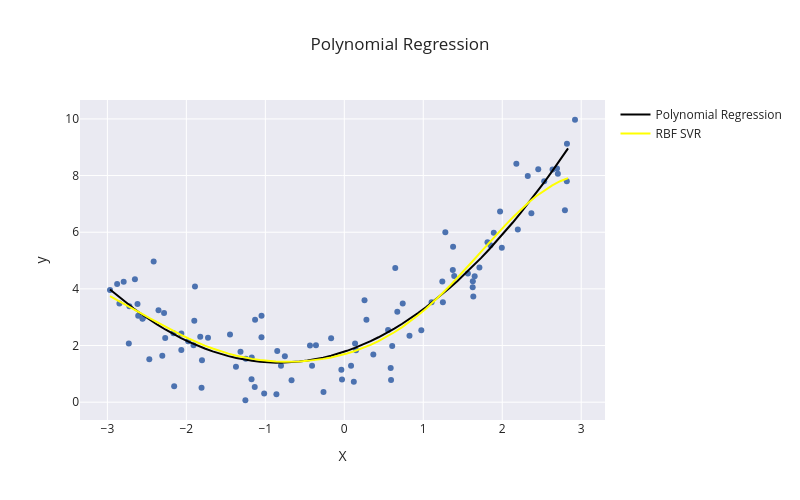

Here is the notebook cell this chart was saved with:
### Code cell
# Visualising the Polynomial Regression and SVR results

x = np.arange(X.min(), X.max(), 0.1).reshape(-1, 1)
y_lr = poly_reg.predict(x)
y_svr = rbf_svr.predict(x)

fig = px.scatter(x=X.flatten(), y=y.flatten(), title='Polynomial Regression', labels={'x': 'X', 'y': 'y'}, width=800, height=500)
fig.add_trace(go.Scatter(x=x.flatten(), y=y_lr.flatten(), mode='lines', line=dict(color='black'), name='Polynomial Regression'))
fig.add_trace(go.Scatter(x=x.flatten(), y=y_svr.flatten(), mode='lines', line=dict(color='yellow'), name='RBF SVR'))

fig.show()
